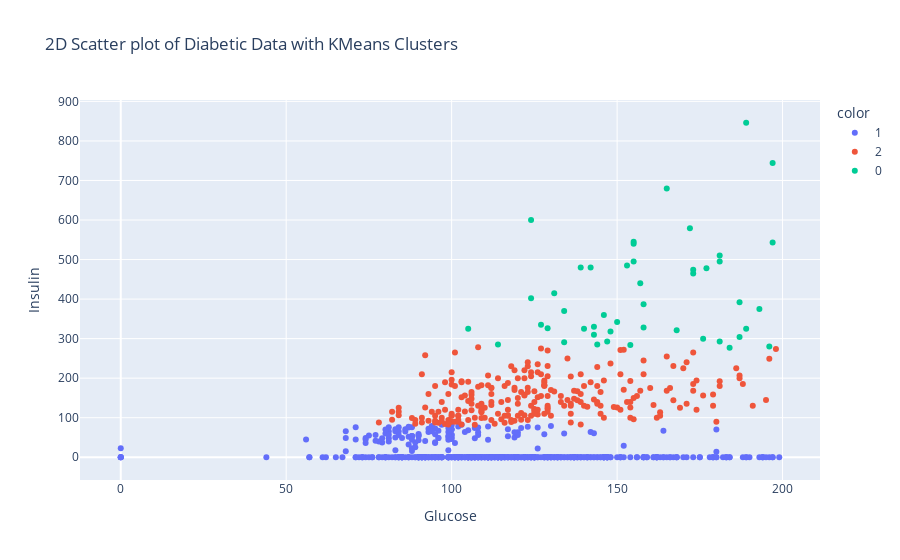

The cell this chart's notebook holds for it:
### Code cell
# Cluster the data using KMeans
from sklearn.cluster import KMeans
kmeans = KMeans(n_clusters=3, random_state=42)
clusters = kmeans.fit_predict(df)

# Plot the clusters using go library
import plotly.express as px
fig = px.scatter(df, x='Glucose', y='Insulin', color=clusters.astype(str),
                    title='2D Scatter plot of Diabetic Data with KMeans Clusters')
fig.show()

### Figure 1 — Plotly figure (JSON) as saved in the notebook; plotly's stock layout.template omitted (floating-point values rounded to 4 significant figures; data arrays with more than 128 entries replaced by an {"elided": "..."} marker saying what was removed)
{"data": [{"hovertemplate": "color=1<br>Glucose=%{x}<br>Insulin=%{y}<extra></extra>", "legendgroup": "1", "marker": {"color": "#636efa", "symbol": "circle"}, "mode": "markers", "name": "1", "orientation": "v", "showlegend": true, "type": "scatter", "x": {"elided": "482 int values"}, "xaxis": "x", "y": {"elided": "482 int values"}, "yaxis": "y"}, {"hovertemplate": "color=2<br>Glucose=%{x}<br>Insulin=%{y}<extra></extra>", "legendgroup": "2", "marker": {"color": "#EF553B", "symbol": "circle"}, "mode": "markers", "name": "2", "orientation": "v", "showlegend": true, "type": "scatter", "x": {"elided": "240 int values"}, "xaxis": "x", "y": {"elided": "240 int values"}, "yaxis": "y"}, {"hovertemplate": "color=0<br>Glucose=%{x}<br>Insulin=%{y}<extra></extra>", "legendgroup": "0", "marker": {"color": "#00cc96", "symbol": "circle"}, "mode": "markers", "name": "0", "orientation": "v", "showlegend": true, "type": "scatter", "x": [197, 189, 176, 150, 187, 155, 105, 154, 153, 114, 181, 148, 196, 177, 197, 134, 165, 124, 193, 155, 146, 189, 147, 173, 140, 144, 131, 172, 143, 173, 184, 158, 139, 129, 143, 124, 181, 168, 157, 155, 142, 127, 158, 134, 187, 181], "xaxis": "x", "y": [543, 846, 300, 342, 304, 495, 325, 284, 485, 285, 495, 318, 280, 478, 744, 370, 680, 402, 375, 545, 360, 325, 293, 465, 325, 285, 415, 579, 310, 474, 277, 328, 480, 326, 330, 600, 293, 321, 440, 540, 480, 335, 387, 291, 392, 510], "yaxis": "y"}], "layout": {"legend": {"title": {"text": "color"}, "tracegroupgap": 0}, "title": {"text": "2D Scatter plot of Diabetic Data with KMeans Clusters"}, "xaxis": {"anchor": "y", "domain": [0, 1], "title": {"text": "Glucose"}}, "yaxis": {"anchor": "x", "domain": [0, 1], "title": {"text": "Insulin"}}}}
